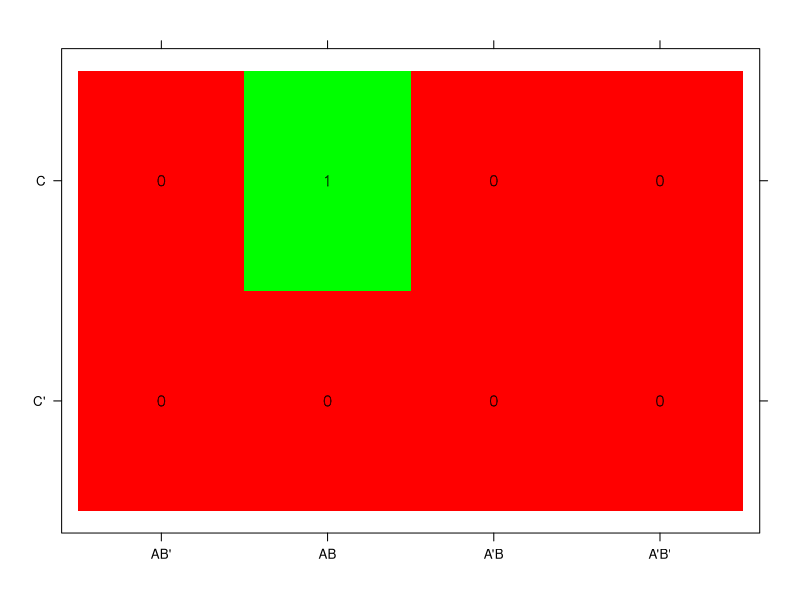
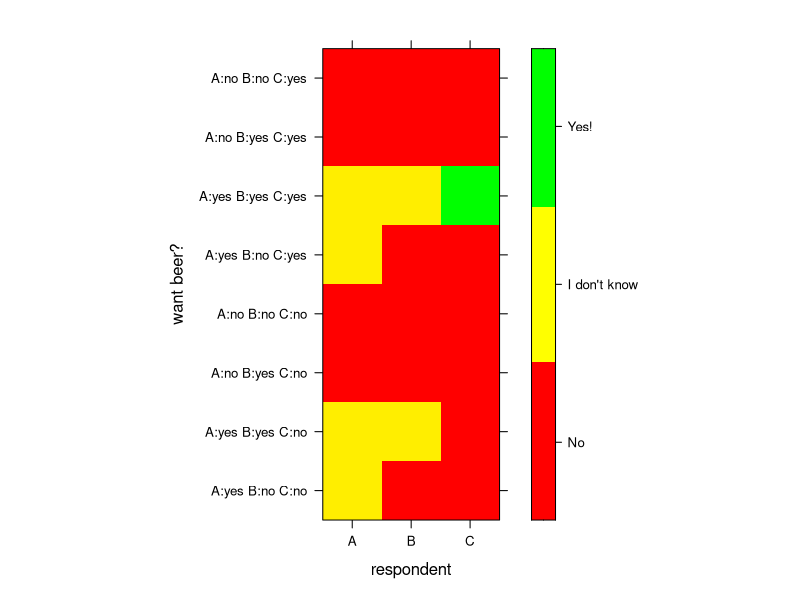

Reproduce these figures in R, in order.
library(lattice)
library(latticeExtra)

nz <- 3
x <- 2**1
y <- 2**2
d <- t(matrix(rep(1:2, length.out=x*y), nrow=x, ncol=y))

p <- levelplot(
  d,
  xlab=NULL,
  ylab=NULL,
  # scales=list(x=list(at=NULL), y=list(at=NULL)), # no ticks
  scales=list(x=list(at=1:y, labels=c("AB'", "AB", "A'B", "A'B'")), y=list(at=1:x, labels=c("C'", "C"))),
  cuts=nz-1, # to map 1:3 to white:black
  # colorkey=NULL,
  col.regions=colorRampPalette(colors=c("white", "black"))(nz)
)
# print(p)

dat <- data.frame(
  expand.grid(x=c("AB'", "AB", "A'B", "A'B'"), y=c("C'", "C")),
  value=c(0, 0, 0, 0, 0, 1, 0, 0)+1,
  source=c(0, 0, 0, 0, 0, 1, 0, 0)
)
lp <- levelplot(value ~ x+y, data=dat, xlab=NULL, ylab=NULL, colorkey=NULL,
  col.regions=colorRampPalette(colors=c("red", "green"))(2))
xp <- xyplot(y ~ x, data=dat,
  panel = function(y, x, ...) {
    ltext(x = x, y = y, labels = dat$source, cex = 1, font = 2,
      fontfamily = "HersheySans")
    # panel.grid(h=1, v=3, x=2, y=4)
    #panel.abline(h=c(1.5), from=1.5, to=2.5)
    #panel.abline(v=c(1.5, 2.5, 3.5), from=0.5, to=2.5)
  }
  )

p <- lp + xp
print(p)

# joke result, "and" form, per logician desire
# the "backwards" row/col numbers make
# the data match the input format
m <- matrix(nrow=3, ncol=8, data=c(
   0, -1, -1,  # 100
   0,  0, -1,  # 110
  -1, -1, -1,  # 010
  -1, -1, -1,  # 000
   0, -1, -1,  # 101
   0,  0,  1,  # 111
  -1, -1, -1,  # 011
  -1, -1, -1   # 001
))

levelplot(
  m,
  col.regions=colorRampPalette(colors=c("red", "yellow", "green")),
  xlab="respondent",
  ylab="want beer?",
  colorkey=list(at=c(-1, -.33, .33, 1), labels=list(at=c(-0.67, 0, 0.67), labels=c("No", "I don't know", "Yes!"))),
  scales=list(
    x=list(at=1:3, labels=c("A", "B", "C")),
    y=list(at=1:8, labels=c(
      "A:yes B:no C:no", "A:yes B:yes C:no", "A:no B:yes C:no", "A:no B:no C:no",
      "A:yes B:no C:yes", "A:yes B:yes C:yes", "A:no B:yes C:yes", "A:no B:no C:yes"
    ))
  )
)

dat <- data.frame(
  y=c("A yes B no C no", "A yes B yes C no", "A no B yes C no", "A no B no C no",
      "A yes B no C yes", "A yes B yes C yes", "A no B yes C yes", "A no B no C yes"),
  value=c(0, 0, 0, 0, 0, 1, 0, 0)+1,
  source=c(0, 0, 0, 0, 0, 1, 0, 0)
)
